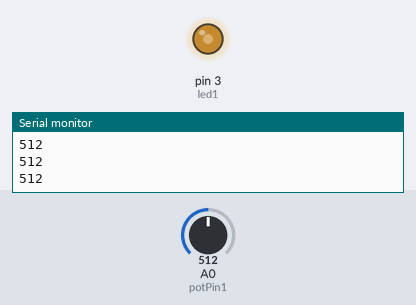
Recording of a sketch running on a simulated Arduino Uno, built with avr-gcc and run on an emulated ATmega328P. Shown: output pins drawn as LEDs (lit = HIGH), the last lines printed to the serial monitor. The test bench sets the inputs (shaded band); at power-on: A0 (potPin1) = 512.

Above: at 1.2 s.
1.3 s: A0 (potPin1) set to 716
At 2.5 s:
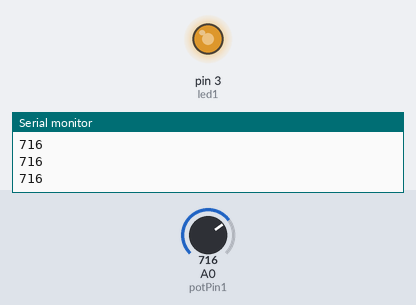
2.8 s: A0 (potPin1) set to 900
At 3.7 s:
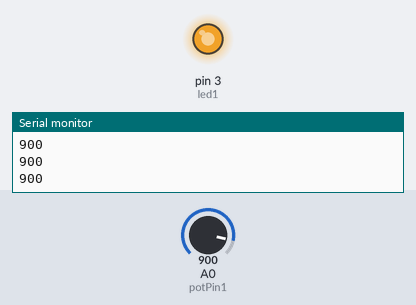
4.3 s: A0 (potPin1) set to 122
At 4.8 s:
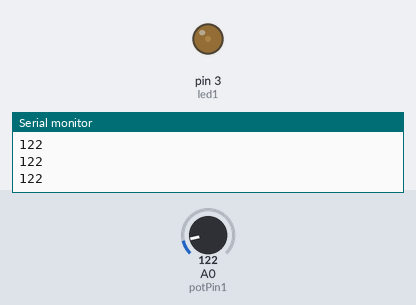
5.8 s: A0 (potPin1) set to 0
At 7.0 s:
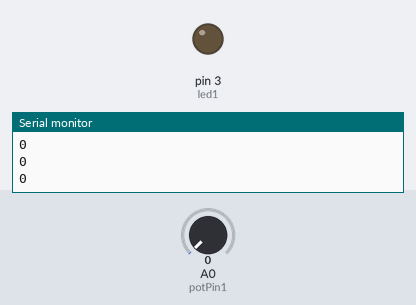
7.3 s: A0 (potPin1) set to 511
At 8.3 s:
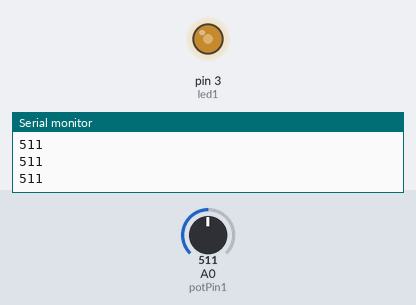
Timing chart, 0 to 9.8 s (numbered marks = the images above; inputs shaded):
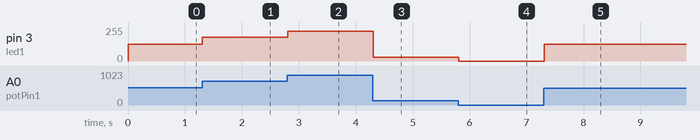

The sketch:

intensidadLed.ino
```cpp
int led1 = 3;

int potPin1 = A0;
int potValue1 = 0;
int brightValue1 = 0;

void setup() {
  // put your setup code here, to run once:
  Serial.begin(9600);
}

void loop() {
  // put your main code here, to run repeatedly:
  potValue1 = analogRead(potPin1);
  Serial.println(potValue1);
  brightValue1 = map(potValue1, 0, 1023, 0, 255);
  analogWrite(led1, brightValue1);
  delay(1);
}
```

Measured:
- after the input at 1.3 s, pin 3 (led1): 127/255 → 178/255 at once
- after the input at 2.8 s, pin 3 (led1): 178/255 → 224/255 at once
- after the input at 4.3 s, pin 3 (led1): 224/255 → 30/255 at once
- after the input at 5.8 s, pin 3 (led1): 30/255 → 0/255 at once
- after the input at 7.3 s, pin 3 (led1): 0/255 → 127/255 at once
